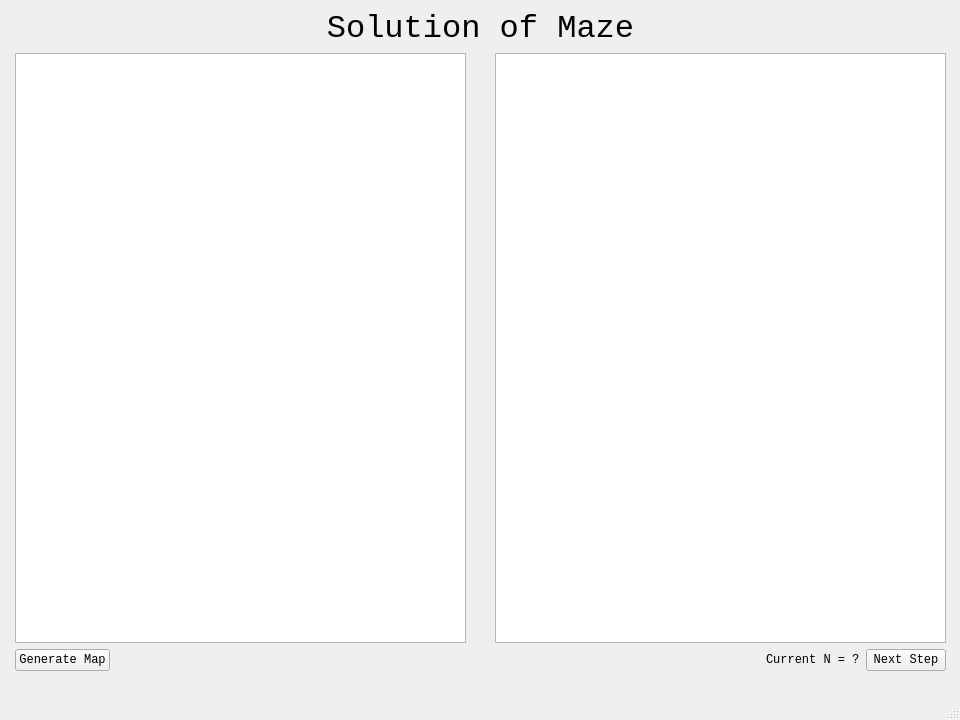
<?xml version="1.0" encoding="UTF-8"?>
<ui version="4.0">
 <class>pageMain</class>
 <widget class="QMainWindow" name="pageMain">
  <property name="geometry">
   <rect>
    <x>0</x>
    <y>0</y>
    <width>960</width>
    <height>720</height>
   </rect>
  </property>
  <property name="sizePolicy">
   <sizepolicy hsizetype="Fixed" vsizetype="Preferred">
    <horstretch>0</horstretch>
    <verstretch>0</verstretch>
   </sizepolicy>
  </property>
  <property name="minimumSize">
   <size>
    <width>960</width>
    <height>720</height>
   </size>
  </property>
  <property name="maximumSize">
   <size>
    <width>960</width>
    <height>720</height>
   </size>
  </property>
  <property name="windowTitle">
   <string>MainWindow</string>
  </property>
  <widget class="QWidget" name="centralwidget">
   <widget class="QWidget" name="layoutWidget">
    <property name="geometry">
     <rect>
      <x>15</x>
      <y>10</y>
      <width>931</width>
      <height>661</height>
     </rect>
    </property>
    <layout class="QVBoxLayout" name="verticalLayout">
     <item>
      <widget class="QLabel" name="label">
       <property name="font">
        <font>
         <family>Consolas</family>
         <pointsize>24</pointsize>
        </font>
       </property>
       <property name="text">
        <string>Solution of Maze</string>
       </property>
       <property name="alignment">
        <set>Qt::AlignCenter</set>
       </property>
      </widget>
     </item>
     <item>
      <layout class="QHBoxLayout" name="horizontalLayout_2" stretch="20,1,20">
       <item>
        <widget class="QTableWidget" name="table_left"/>
       </item>
       <item>
        <spacer name="horizontalSpacer_2">
         <property name="orientation">
          <enum>Qt::Horizontal</enum>
         </property>
         <property name="sizeHint" stdset="0">
          <size>
           <width>40</width>
           <height>20</height>
          </size>
         </property>
        </spacer>
       </item>
       <item>
        <widget class="QTableWidget" name="table_right"/>
       </item>
      </layout>
     </item>
     <item>
      <layout class="QHBoxLayout" name="horizontalLayout">
       <item>
        <widget class="QPushButton" name="btn_map">
         <property name="font">
          <font>
           <family>Consolas</family>
          </font>
         </property>
         <property name="text">
          <string>Generate Map</string>
         </property>
        </widget>
       </item>
       <item>
        <spacer name="horizontalSpacer">
         <property name="orientation">
          <enum>Qt::Horizontal</enum>
         </property>
         <property name="sizeHint" stdset="0">
          <size>
           <width>40</width>
           <height>20</height>
          </size>
         </property>
        </spacer>
       </item>
       <item>
        <widget class="QLabel" name="label_2">
         <property name="font">
          <font>
           <family>Consolas</family>
          </font>
         </property>
         <property name="text">
          <string>Current N =</string>
         </property>
        </widget>
       </item>
       <item>
        <widget class="QLabel" name="label_n">
         <property name="font">
          <font>
           <family>Consolas</family>
          </font>
         </property>
         <property name="text">
          <string>?</string>
         </property>
        </widget>
       </item>
       <item>
        <widget class="QPushButton" name="btn_next">
         <property name="font">
          <font>
           <family>Consolas</family>
          </font>
         </property>
         <property name="text">
          <string>Next Step</string>
         </property>
        </widget>
       </item>
      </layout>
     </item>
    </layout>
   </widget>
  </widget>
  <widget class="QMenuBar" name="menubar">
   <property name="geometry">
    <rect>
     <x>0</x>
     <y>0</y>
     <width>960</width>
     <height>22</height>
    </rect>
   </property>
  </widget>
  <widget class="QStatusBar" name="statusbar"/>
 </widget>
 <resources/>
 <connections/>
</ui>
